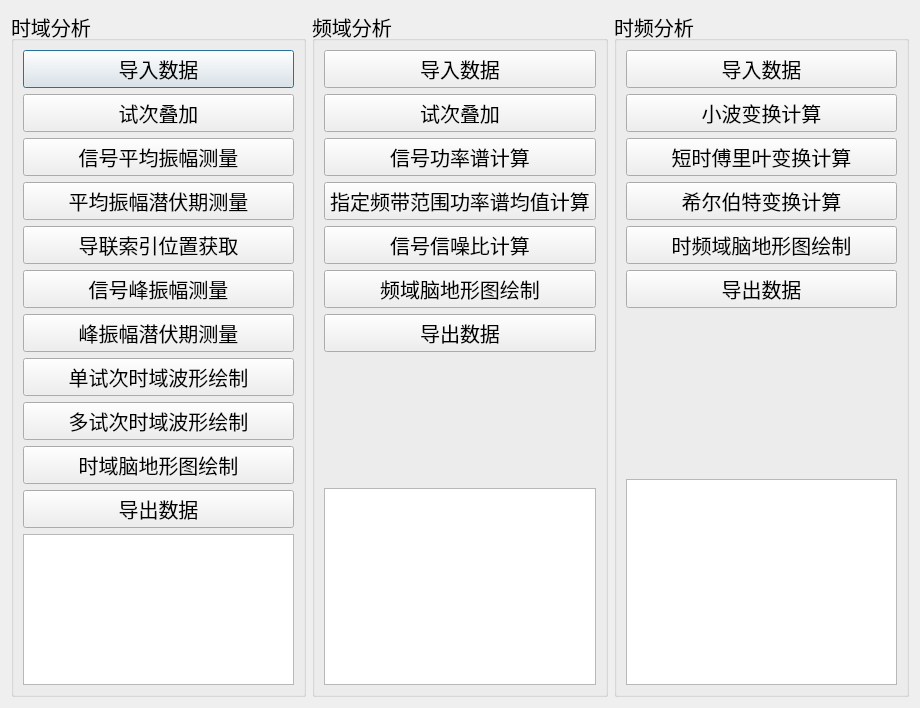
<?xml version="1.0" encoding="UTF-8"?>
<ui version="4.0">
 <class>Dialog_data_analysis</class>
 <widget class="QDialog" name="Dialog_data_analysis">
  <property name="geometry">
   <rect>
    <x>0</x>
    <y>0</y>
    <width>920</width>
    <height>708</height>
   </rect>
  </property>
  <property name="windowTitle">
   <string>Dialog</string>
  </property>
  <layout class="QGridLayout" name="gridLayout">
   <item row="0" column="0">
    <layout class="QHBoxLayout" name="horizontalLayout">
     <item>
      <widget class="QGroupBox" name="groupBox">
       <property name="font">
        <font>
         <pointsize>15</pointsize>
        </font>
       </property>
       <property name="title">
        <string>时域分析</string>
       </property>
       <layout class="QGridLayout" name="gridLayout_2">
        <item row="0" column="0">
         <layout class="QVBoxLayout" name="verticalLayout_2">
          <item>
           <layout class="QVBoxLayout" name="verticalLayout">
            <item>
             <widget class="QPushButton" name="pushButton_time_analysis_loaddata">
              <property name="text">
               <string>导入数据</string>
              </property>
             </widget>
            </item>
            <item>
             <widget class="QPushButton" name="pushButton_time_analysis_trial_superimposing">
              <property name="text">
               <string>试次叠加</string>
              </property>
             </widget>
            </item>
            <item>
             <widget class="QPushButton" name="pushButton_time_analysis_signal_average_amplitude">
              <property name="text">
               <string>信号平均振幅测量</string>
              </property>
             </widget>
            </item>
            <item>
             <widget class="QPushButton" name="pushButton_time_analysis_signal_average_amplitude_lurk">
              <property name="text">
               <string>平均振幅潜伏期测量</string>
              </property>
             </widget>
            </item>
            <item>
             <widget class="QPushButton" name="pushButton_channel_index_position_get">
              <property name="text">
               <string>导联索引位置获取</string>
              </property>
             </widget>
            </item>
            <item>
             <widget class="QPushButton" name="pushButton_peak_amplitude">
              <property name="text">
               <string>信号峰振幅测量</string>
              </property>
             </widget>
            </item>
            <item>
             <widget class="QPushButton" name="pushButton_peak_amplitude_lurk">
              <property name="text">
               <string>峰振幅潜伏期测量</string>
              </property>
             </widget>
            </item>
            <item>
             <widget class="QPushButton" name="pushButton_onlydata_time_plot">
              <property name="text">
               <string>单试次时域波形绘制</string>
              </property>
             </widget>
            </item>
            <item>
             <widget class="QPushButton" name="pushButton_muldata_time_plot">
              <property name="text">
               <string>多试次时域波形绘制</string>
              </property>
             </widget>
            </item>
            <item>
             <widget class="QPushButton" name="pushButton_time_braintopomap_plot">
              <property name="text">
               <string>时域脑地形图绘制</string>
              </property>
             </widget>
            </item>
            <item>
             <widget class="QPushButton" name="pushButton_time_analysis_output_data">
              <property name="text">
               <string>导出数据</string>
              </property>
             </widget>
            </item>
           </layout>
          </item>
          <item>
           <widget class="QTextEdit" name="textEdit_time"/>
          </item>
         </layout>
        </item>
       </layout>
      </widget>
     </item>
     <item>
      <widget class="QGroupBox" name="groupBox_2">
       <property name="font">
        <font>
         <pointsize>15</pointsize>
        </font>
       </property>
       <property name="title">
        <string>频域分析</string>
       </property>
       <layout class="QGridLayout" name="gridLayout_3">
        <item row="0" column="0">
         <layout class="QVBoxLayout" name="verticalLayout_3">
          <item>
           <widget class="QPushButton" name="pushButton_frequent_analysis_load">
            <property name="text">
             <string>导入数据</string>
            </property>
           </widget>
          </item>
          <item>
           <widget class="QPushButton" name="pushButton_frequent_analysis_trial_superimposing">
            <property name="text">
             <string>试次叠加</string>
            </property>
           </widget>
          </item>
          <item>
           <widget class="QPushButton" name="pushButton_signal_psd">
            <property name="text">
             <string>信号功率谱计算</string>
            </property>
           </widget>
          </item>
          <item>
           <widget class="QPushButton" name="pushButton_average_psd_specific">
            <property name="text">
             <string>指定频带范围功率谱均值计算</string>
            </property>
           </widget>
          </item>
          <item>
           <widget class="QPushButton" name="pushButton_signal_noise_ratio">
            <property name="text">
             <string>信号信噪比计算</string>
            </property>
           </widget>
          </item>
          <item>
           <widget class="QPushButton" name="pushButton_frequent_braintopomap_plot">
            <property name="text">
             <string>频域脑地形图绘制</string>
            </property>
           </widget>
          </item>
          <item>
           <widget class="QPushButton" name="pushButton_frequent_analysis_output_data">
            <property name="text">
             <string>导出数据</string>
            </property>
           </widget>
          </item>
          <item>
           <spacer name="verticalSpacer">
            <property name="orientation">
             <enum>Qt::Vertical</enum>
            </property>
            <property name="sizeType">
             <enum>QSizePolicy::Fixed</enum>
            </property>
            <property name="sizeHint" stdset="0">
             <size>
              <width>10</width>
              <height>130</height>
             </size>
            </property>
           </spacer>
          </item>
          <item>
           <widget class="QTextEdit" name="textEdit_frequent"/>
          </item>
         </layout>
        </item>
       </layout>
      </widget>
     </item>
     <item>
      <widget class="QGroupBox" name="groupBox_3">
       <property name="font">
        <font>
         <pointsize>15</pointsize>
        </font>
       </property>
       <property name="title">
        <string>时频分析</string>
       </property>
       <layout class="QGridLayout" name="gridLayout_4">
        <item row="0" column="0">
         <layout class="QVBoxLayout" name="verticalLayout_4">
          <item>
           <widget class="QPushButton" name="pushButton_time_frequent_load_data">
            <property name="text">
             <string>导入数据</string>
            </property>
           </widget>
          </item>
          <item>
           <widget class="QPushButton" name="pushButton_wavelet_transform_calculation">
            <property name="text">
             <string>小波变换计算</string>
            </property>
           </widget>
          </item>
          <item>
           <widget class="QPushButton" name="pushButton_short_term_fourior_transform_calculation">
            <property name="text">
             <string>短时傅里叶变换计算</string>
            </property>
           </widget>
          </item>
          <item>
           <widget class="QPushButton" name="pushButton_hilbert_transform_calculation">
            <property name="text">
             <string>希尔伯特变换计算</string>
            </property>
           </widget>
          </item>
          <item>
           <widget class="QPushButton" name="pushButton_time_frequent_braintopomap_plot">
            <property name="text">
             <string>时频域脑地形图绘制</string>
            </property>
           </widget>
          </item>
          <item>
           <widget class="QPushButton" name="pushButton_time_frequent_output_data">
            <property name="text">
             <string>导出数据</string>
            </property>
           </widget>
          </item>
          <item>
           <spacer name="verticalSpacer_2">
            <property name="orientation">
             <enum>Qt::Vertical</enum>
            </property>
            <property name="sizeType">
             <enum>QSizePolicy::Fixed</enum>
            </property>
            <property name="sizeHint" stdset="0">
             <size>
              <width>10</width>
              <height>165</height>
             </size>
            </property>
           </spacer>
          </item>
          <item>
           <widget class="QTextEdit" name="textEdit_time_frequent"/>
          </item>
         </layout>
        </item>
       </layout>
      </widget>
     </item>
    </layout>
   </item>
  </layout>
 </widget>
 <resources/>
 <connections/>
</ui>
